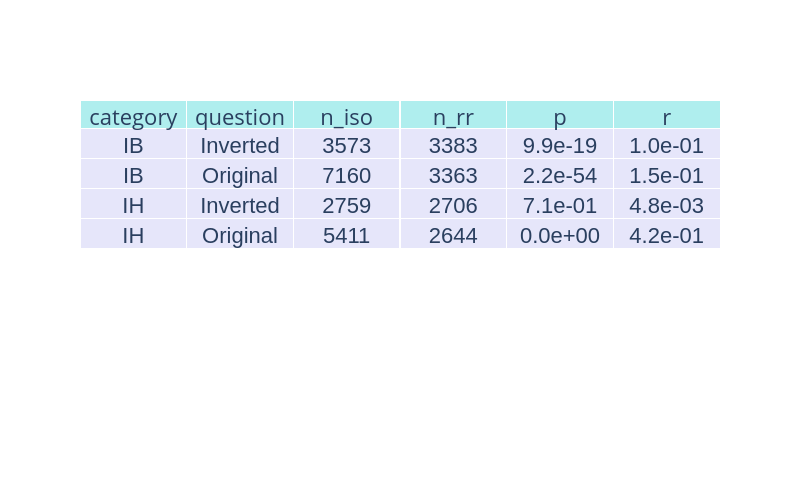

Here is the notebook cell this chart was saved with:
### Code cell
import plotly.graph_objects as go

# Create a table
fig = go.Figure(data=[go.Table(
    header=dict(values=list(df.columns),
                fill_color='paleturquoise',
                align='center'),
    cells=dict(values=[df.category, df.question, df.n_iso, df.n_rr, df.p, df.r],
               fill_color='lavender',
               align='center',
               height=30, 
        font=dict(size=text_size, family='Arial')  # Cell font size and family
    )
)])

# Update layout for figure size, margin, and font
fig.update_layout(
    width=800,     # figure width in pixels
    height=500,    # figure height in pixels
    font=dict(size=text_size)  # General font size
)

# Show the figure

### Figure 1 — Plotly figure (JSON) as saved in the notebook; plotly's stock layout.template omitted (floating-point values rounded to 4 significant figures)
{"data": [{"cells": {"align": "center", "fill": {"color": "lavender"}, "font": {"family": "Arial", "size": 22}, "height": 30, "values": [["IB", "IB", "IH", "IH"], ["Inverted", "Original", "Inverted", "Original"], [3573, 7160, 2759, 5411], [3383, 3363, 2706, 2644], ["9.9e-19", "2.2e-54", "7.1e-01", "0.0e+00"], ["1.0e-01", "1.5e-01", "4.8e-03", "4.2e-01"]]}, "header": {"align": "center", "fill": {"color": "paleturquoise"}, "values": ["category", "question", "n_iso", "n_rr", "p", "r"]}, "type": "table"}], "layout": {"font": {"size": 22}, "height": 500, "width": 800}}
